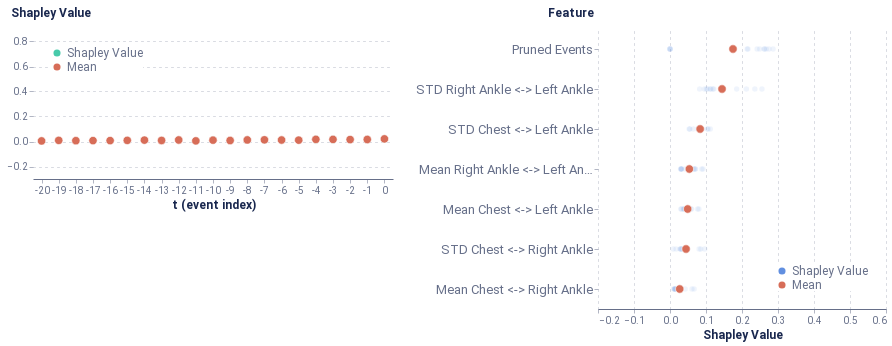

Source (notebook cell):
### Code cell
global_plot

### Figure 1 — Vega-Lite specification as saved in the notebook (floating-point values rounded to 4 significant figures; data arrays with more than 128 entries replaced by an {"elided": "..."} marker saying what was removed)
{"config": {"axis": {"domain": true, "domainColor": "#666F89", "grid": false, "gridCap": "round", "gridColor": "#B3B7C4", "gridDash": [2, 4], "gridWidth": 0.5, "labelColor": "#666F89", "labelFont": "Roboto, Arial, sans-serif", "labelPadding": 2, "tickColor": "#666F89", "tickOpacity": 0.5, "tickSize": 4, "titleColor": "#19274E", "titleFont": "Roboto, Arial, sans-serif", "titleFontSize": 12}, "axisBand": {"domain": true, "labelPadding": 4, "ticks": false}, "axisY": {"domain": false, "titleAlign": "left", "titleAngle": 0, "titleX": -20, "titleY": -10}, "legend": {"labelColor": "#666F89", "labelFont": "Roboto, Arial, sans-serif", "labelFontSize": 12, "symbolSize": 40, "titleColor": "#19274E", "titleFont": "Roboto, Arial, sans-serif", "titleFontSize": 12, "titlePadding": 4}, "arc": {"stroke": "#FFFFFF", "strokeWidth": 1}, "bar": {"fill": "#2770EB", "stroke": null}, "line": {"stroke": "#2770EB", "strokeWidth": 2}, "path": {"stroke": "#2770EB", "strokeWidth": 0.5}, "point": {"fill": "#2770EB", "shape": "circle", "filled": true}, "rect": {"fill": "#2770EB"}, "rule": {"stroke": "#666F89"}, "shape": {"stroke": "#2770EB"}, "text": {"color": "#19274E", "font": "Roboto, Arial, sans-serif", "fontSize": 12}, "range": {"category": ["#2770EB", "#77B98A", "#DA5252", "#FFC400", "#A87AEA", "#00A39E", "#19274E"], "diverging": ["#006360", "#2BB3AE", "#96D9D7", "#FFFFFF", "#EDAAAA", "#DA5252", "#811D1D"], "heatmap": ["#18448F", "#1B4EA5", "#2770EB", "#4C88EE", "#82ACF3", "#A6C4F7", "#E9F1FD"], "ramp": ["#18448F", "#1B4EA5", "#2770EB", "#4C88EE", "#82ACF3", "#A6C4F7", "#E9F1FD"]}, "background": "#FFFFFF", "group": {"fill": "#FFFFFF"}, "header": {"labelColor": "#19274E", "labelFont": "Roboto, Arial, sans-serif", "labelFontSize": 12, "titleColor": "#19274E", "titleFont": "Roboto, Arial, sans-serif", "titleFontSize": 16}, "title": {"anchor": "start", "color": "#19274E", "font": "Roboto, Arial, sans-serif", "fontSize": 20, "fontWeight": "bold", "offset": 20, "subtitleColor": "#19274E", "subtitleFontSize": 16}, "view": {"continuousHeight": 300, "continuousWidth": 400, "stroke": "transparent"}}, "hconcat": [{"data": {"name": "data-2d5ec48fe22e9e9e0660e2d7ae9d5c61"}, "mark": {"type": "point", "stroke": "white", "strokeWidth": 0.6}, "encoding": {"color": {"type": "nominal", "field": "type", "legend": {"fillColor": "white", "orient": "top-left", "symbolSize": 50, "symbolStrokeWidth": 0, "title": null}, "scale": {"domain": ["Shapley Value", "Mean"], "range": ["#48caaa", "#d76d58"]}}, "opacity": {"condition": {"value": 1.0, "test": "(datum.type === 'Mean')"}, "value": 0.2}, "size": {"condition": {"value": 70, "test": "(datum.type === 'Mean')"}, "value": 30}, "x": {"type": "ordinal", "axis": {"labelAngle": 0}, "field": "t (event index)"}, "y": {"type": "quantitative", "axis": {"grid": true, "titleX": -23}, "field": "Shapley Value", "scale": {"domain": [-0.3, 0.9]}, "title": "Shapley Value"}}, "height": 150, "width": 360}, {"data": {"name": "data-ea8dddde33593dd6c78cc3df94bf24d1"}, "mark": {"type": "point", "stroke": "white", "strokeWidth": 0.6}, "encoding": {"color": {"type": "nominal", "field": "type", "legend": {"fillColor": "white", "orient": "bottom-right", "symbolSize": 50, "symbolStrokeWidth": 0, "title": null}, "scale": {"domain": ["Shapley Value", "Mean"], "range": ["#618FE0", "#d76d58"]}}, "opacity": {"condition": {"value": 1.0, "test": "(datum.type === 'Mean')"}, "value": 0.1}, "size": {"condition": {"value": 70, "test": "(datum.type === 'Mean')"}, "value": 30}, "x": {"type": "quantitative", "axis": {"grid": true, "title": "Shapley Value"}, "field": "Shapley Value", "scale": {"domain": [-0.2, 0.6]}}, "y": {"type": "ordinal", "axis": {"labelFontSize": 13, "titleX": -51}, "field": "Feature", "sort": ["Pruned Events", "STD Right Ankle <-> Left Ankle", "STD Chest <-> Left Ankle", "Mean Right Ankle <-> Left Ankle", "Mean Chest <-> Left Ankle", "STD Chest <-> Right Ankle", "Mean Chest <-> Right Ankle"]}}, "height": 280, "width": 288}], "resolve": {"scale": {"color": "independent"}}, "$schema": "https://vega.github.io/schema/vega-lite/v4.8.1.json", "datasets": {"data-2d5ec48fe22e9e9e0660e2d7ae9d5c61": {"elided": "294 records"}, "data-ea8dddde33593dd6c78cc3df94bf24d1": [{"Shapley Value": 0.03147, "Feature": "Mean Chest <-> Right Ankle", "type": "Shapley Value"}, {"Shapley Value": 0.03401, "Feature": "STD Chest <-> Right Ankle", "type": "Shapley Value"}, {"Shapley Value": 0.08036, "Feature": "Mean Chest <-> Left Ankle", "type": "Shapley Value"}, {"Shapley Value": 0.08745, "Feature": "STD Chest <-> Left Ankle", "type": "Shapley Value"}, {"Shapley Value": 0.08798, "Feature": "Mean Right Ankle <-> Left Ankle", "type": "Shapley Value"}, {"Shapley Value": 0.2555, "Feature": "STD Right Ankle <-> Left Ankle", "type": "Shapley Value"}, {"Shapley Value": -2.838e-10, "Feature": "Pruned Events", "type": "Shapley Value"}, {"Shapley Value": 0.01332, "Feature": "Mean Chest <-> Right Ankle", "type": "Shapley Value"}, {"Shapley Value": 0.01699, "Feature": "STD Chest <-> Right Ankle", "type": "Shapley Value"}, {"Shapley Value": 0.05761, "Feature": "Mean Chest <-> Left Ankle", "type": "Shapley Value"}, {"Shapley Value": 0.09028, "Feature": "STD Chest <-> Left Ankle", "type": "Shapley Value"}, {"Shapley Value": 0.0713, "Feature": "Mean Right Ankle <-> Left Ankle", "type": "Shapley Value"}, {"Shapley Value": 0.113, "Feature": "STD Right Ankle <-> Left Ankle", "type": "Shapley Value"}, {"Shapley Value": 0.2142, "Feature": "Pruned Events", "type": "Shapley Value"}, {"Shapley Value": 0.009773, "Feature": "Mean Chest <-> Right Ankle", "type": "Shapley Value"}, {"Shapley Value": 0.008913, "Feature": "STD Chest <-> Right Ankle", "type": "Shapley Value"}, {"Shapley Value": 0.05359, "Feature": "Mean Chest <-> Left Ankle", "type": "Shapley Value"}, {"Shapley Value": 0.08408, "Feature": "STD Chest <-> Left Ankle", "type": "Shapley Value"}, {"Shapley Value": 0.06672, "Feature": "Mean Right Ankle <-> Left Ankle", "type": "Shapley Value"}, {"Shapley Value": 0.1044, "Feature": "STD Right Ankle <-> Left Ankle", "type": "Shapley Value"}, {"Shapley Value": 0.2492, "Feature": "Pruned Events", "type": "Shapley Value"}, {"Shapley Value": 0.06706, "Feature": "Mean Chest <-> Right Ankle", "type": "Shapley Value"}, {"Shapley Value": 0.09657, "Feature": "STD Chest <-> Right Ankle", "type": "Shapley Value"}, {"Shapley Value": 0.03696, "Feature": "Mean Chest <-> Left Ankle", "type": "Shapley Value"}, {"Shapley Value": 0.1121, "Feature": "STD Chest <-> Left Ankle", "type": "Shapley Value"}, {"Shapley Value": 0.09163, "Feature": "Mean Right Ankle <-> Left Ankle", "type": "Shapley Value"}, {"Shapley Value": 0.2357, "Feature": "STD Right Ankle <-> Left Ankle", "type": "Shapley Value"}, {"Shapley Value": -8.515e-09, "Feature": "Pruned Events", "type": "Shapley Value"}, {"Shapley Value": 0.02915, "Feature": "Mean Chest <-> Right Ankle", "type": "Shapley Value"}, {"Shapley Value": 0.04968, "Feature": "STD Chest <-> Right Ankle", "type": "Shapley Value"}, {"Shapley Value": 0.03219, "Feature": "Mean Chest <-> Left Ankle", "type": "Shapley Value"}, {"Shapley Value": 0.08599, "Feature": "STD Chest <-> Left Ankle", "type": "Shapley Value"}, {"Shapley Value": 0.06964, "Feature": "Mean Right Ankle <-> Left Ankle", "type": "Shapley Value"}, {"Shapley Value": 0.1112, "Feature": "STD Right Ankle <-> Left Ankle", "type": "Shapley Value"}, {"Shapley Value": 0.2621, "Feature": "Pruned Events", "type": "Shapley Value"}, {"Shapley Value": 0.02692, "Feature": "Mean Chest <-> Right Ankle", "type": "Shapley Value"}, {"Shapley Value": 0.04733, "Feature": "STD Chest <-> Right Ankle", "type": "Shapley Value"}, {"Shapley Value": 0.03006, "Feature": "Mean Chest <-> Left Ankle", "type": "Shapley Value"}, {"Shapley Value": 0.08162, "Feature": "STD Chest <-> Left Ankle", "type": "Shapley Value"}, {"Shapley Value": 0.06674, "Feature": "Mean Right Ankle <-> Left Ankle", "type": "Shapley Value"}, {"Shapley Value": 0.1011, "Feature": "STD Right Ankle <-> Left Ankle", "type": "Shapley Value"}, {"Shapley Value": 0.2863, "Feature": "Pruned Events", "type": "Shapley Value"}, {"Shapley Value": 0.06105, "Feature": "Mean Chest <-> Right Ankle", "type": "Shapley Value"}, {"Shapley Value": 0.08083, "Feature": "STD Chest <-> Right Ankle", "type": "Shapley Value"}, {"Shapley Value": 0.07649, "Feature": "Mean Chest <-> Left Ankle", "type": "Shapley Value"}, {"Shapley Value": 0.1057, "Feature": "STD Chest <-> Left Ankle", "type": "Shapley Value"}, {"Shapley Value": 0.04166, "Feature": "Mean Right Ankle <-> Left Ankle", "type": "Shapley Value"}, {"Shapley Value": 0.1852, "Feature": "STD Right Ankle <-> Left Ankle", "type": "Shapley Value"}, {"Shapley Value": -7.096e-10, "Feature": "Pruned Events", "type": "Shapley Value"}, {"Shapley Value": 0.01478, "Feature": "Mean Chest <-> Right Ankle", "type": "Shapley Value"}, {"Shapley Value": 0.03222, "Feature": "STD Chest <-> Right Ankle", "type": "Shapley Value"}, {"Shapley Value": 0.0478, "Feature": "Mean Chest <-> Left Ankle", "type": "Shapley Value"}, {"Shapley Value": 0.08772, "Feature": "STD Chest <-> Left Ankle", "type": "Shapley Value"}, {"Shapley Value": 0.03108, "Feature": "Mean Right Ankle <-> Left Ankle", "type": "Shapley Value"}, {"Shapley Value": 0.09542, "Feature": "STD Right Ankle <-> Left Ankle", "type": "Shapley Value"}, {"Shapley Value": 0.2419, "Feature": "Pruned Events", "type": "Shapley Value"}, {"Shapley Value": 0.01499, "Feature": "Mean Chest <-> Right Ankle", "type": "Shapley Value"}, {"Shapley Value": 0.028, "Feature": "STD Chest <-> Right Ankle", "type": "Shapley Value"}, {"Shapley Value": 0.0443, "Feature": "Mean Chest <-> Left Ankle", "type": "Shapley Value"}, {"Shapley Value": 0.07667, "Feature": "STD Chest <-> Left Ankle", "type": "Shapley Value"}, {"Shapley Value": 0.02946, "Feature": "Mean Right Ankle <-> Left Ankle", "type": "Shapley Value"}, {"Shapley Value": 0.08252, "Feature": "STD Right Ankle <-> Left Ankle", "type": "Shapley Value"}, {"Shapley Value": 0.275, "Feature": "Pruned Events", "type": "Shapley Value"}, {"Shapley Value": 0.04206, "Feature": "Mean Chest <-> Right Ankle", "type": "Shapley Value"}, {"Shapley Value": 0.0855, "Feature": "STD Chest <-> Right Ankle", "type": "Shapley Value"}, {"Shapley Value": 0.06003, "Feature": "Mean Chest <-> Left Ankle", "type": "Shapley Value"}, {"Shapley Value": 0.1038, "Feature": "STD Chest <-> Left Ankle", "type": "Shapley Value"}, {"Shapley Value": 0.04799, "Feature": "Mean Right Ankle <-> Left Ankle", "type": "Shapley Value"}, {"Shapley Value": 0.212, "Feature": "STD Right Ankle <-> Left Ankle", "type": "Shapley Value"}, {"Shapley Value": -4.257e-10, "Feature": "Pruned Events", "type": "Shapley Value"}, {"Shapley Value": 0.01448, "Feature": "Mean Chest <-> Right Ankle", "type": "Shapley Value"}, {"Shapley Value": 0.0397, "Feature": "STD Chest <-> Right Ankle", "type": "Shapley Value"}, {"Shapley Value": 0.04143, "Feature": "Mean Chest <-> Left Ankle", "type": "Shapley Value"}, {"Shapley Value": 0.06434, "Feature": "STD Chest <-> Left Ankle", "type": "Shapley Value"}, {"Shapley Value": 0.03257, "Feature": "Mean Right Ankle <-> Left Ankle", "type": "Shapley Value"}, {"Shapley Value": 0.1424, "Feature": "STD Right Ankle <-> Left Ankle", "type": "Shapley Value"}, {"Shapley Value": 0.2165, "Feature": "Pruned Events", "type": "Shapley Value"}, {"Shapley Value": 0.01253, "Feature": "Mean Chest <-> Right Ankle", "type": "Shapley Value"}, {"Shapley Value": 0.0302, "Feature": "STD Chest <-> Right Ankle", "type": "Shapley Value"}, {"Shapley Value": 0.03869, "Feature": "Mean Chest <-> Left Ankle", "type": "Shapley Value"}, {"Shapley Value": 0.05505, "Feature": "STD Chest <-> Left Ankle", "type": "Shapley Value"}, {"Shapley Value": 0.03133, "Feature": "Mean Right Ankle <-> Left Ankle", "type": "Shapley Value"}, {"Shapley Value": 0.1217, "Feature": "STD Right Ankle <-> Left Ankle", "type": "Shapley Value"}, {"Shapley Value": 0.262, "Feature": "Pruned Events", "type": "Shapley Value"}, {"Shapley Value": 0.01271, "Feature": "Mean Chest <-> Right Ankle", "type": "Shapley Value"}, {"Shapley Value": 0.02933, "Feature": "STD Chest <-> Right Ankle", "type": "Shapley Value"}, {"Shapley Value": 0.03857, "Feature": "Mean Chest <-> Left Ankle", "type": "Shapley Value"}, {"Shapley Value": 0.05336, "Feature": "STD Chest <-> Left Ankle", "type": "Shapley Value"}, {"Shapley Value": 0.03102, "Feature": "Mean Right Ankle <-> Left Ankle", "type": "Shapley Value"}, {"Shapley Value": 0.119, "Feature": "STD Right Ankle <-> Left Ankle", "type": "Shapley Value"}, {"Shapley Value": 0.2675, "Feature": "Pruned Events", "type": "Shapley Value"}, {"Shapley Value": 0.175, "Feature": "Pruned Events", "type": "Mean"}, {"Shapley Value": 0.02695, "Feature": "Mean Chest <-> Right Ankle", "type": "Mean"}, {"Shapley Value": 0.04908, "Feature": "Mean Chest <-> Left Ankle", "type": "Mean"}, {"Shapley Value": 0.05378, "Feature": "Mean Right Ankle <-> Left Ankle", "type": "Mean"}, {"Shapley Value": 0.04456, "Feature": "STD Chest <-> Right Ankle", "type": "Mean"}, {"Shapley Value": 0.08371, "Feature": "STD Chest <-> Left Ankle", "type": "Mean"}, {"Shapley Value": 0.1445, "Feature": "STD Right Ankle <-> Left Ankle", "type": "Mean"}]}}
